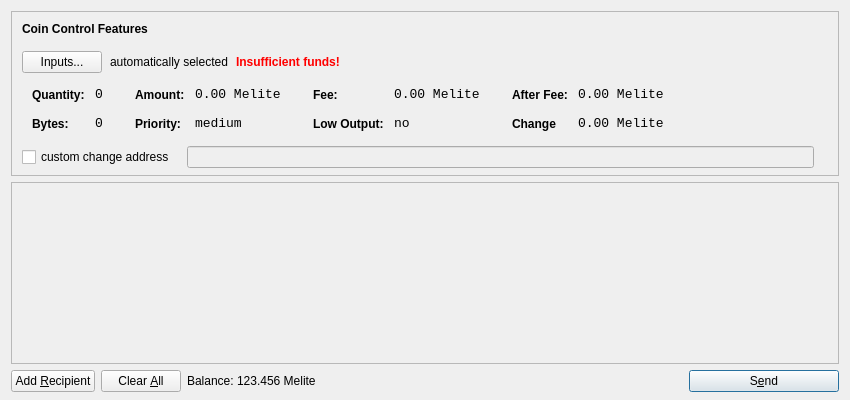
<?xml version="1.0" encoding="UTF-8"?>
<ui version="4.0">
 <class>SendCoinsDialog</class>
 <widget class="QDialog" name="SendCoinsDialog">
  <property name="geometry">
   <rect>
    <x>0</x>
    <y>0</y>
    <width>850</width>
    <height>400</height>
   </rect>
  </property>
  <property name="windowTitle">
   <string>Send Coins</string>
  </property>
  <layout class="QVBoxLayout" name="verticalLayout" stretch="0,1,0">
   <property name="bottomMargin">
    <number>8</number>
   </property>
   <item>
    <widget class="QFrame" name="frameCoinControl">
     <property name="sizePolicy">
      <sizepolicy hsizetype="Expanding" vsizetype="Expanding">
       <horstretch>0</horstretch>
       <verstretch>0</verstretch>
      </sizepolicy>
     </property>
     <property name="maximumSize">
      <size>
       <width>16777215</width>
       <height>16777215</height>
      </size>
     </property>
     <property name="frameShape">
      <enum>QFrame::StyledPanel</enum>
     </property>
     <property name="frameShadow">
      <enum>QFrame::Sunken</enum>
     </property>
     <layout class="QVBoxLayout" name="verticalLayoutCoinControl2">
      <property name="spacing">
       <number>6</number>
      </property>
      <property name="leftMargin">
       <number>0</number>
      </property>
      <property name="topMargin">
       <number>0</number>
      </property>
      <property name="rightMargin">
       <number>0</number>
      </property>
      <property name="bottomMargin">
       <number>6</number>
      </property>
      <item>
       <layout class="QVBoxLayout" name="verticalLayoutCoinControl" stretch="0,0,0,0,1">
        <property name="spacing">
         <number>0</number>
        </property>
        <property name="leftMargin">
         <number>10</number>
        </property>
        <property name="topMargin">
         <number>10</number>
        </property>
        <item>
         <layout class="QHBoxLayout" name="horizontalLayoutCoinControl1">
          <property name="bottomMargin">
           <number>15</number>
          </property>
          <item>
           <widget class="QLabel" name="labelCoinControlFeatures">
            <property name="sizePolicy">
             <sizepolicy hsizetype="Preferred" vsizetype="Maximum">
              <horstretch>0</horstretch>
              <verstretch>0</verstretch>
             </sizepolicy>
            </property>
            <property name="font">
             <font>
              <weight>75</weight>
              <bold>true</bold>
             </font>
            </property>
            <property name="styleSheet">
             <string notr="true">font-weight:bold;</string>
            </property>
            <property name="text">
             <string>Coin Control Features</string>
            </property>
           </widget>
          </item>
         </layout>
        </item>
        <item>
         <layout class="QHBoxLayout" name="horizontalLayoutCoinControl2" stretch="0,0,0,0">
          <property name="spacing">
           <number>8</number>
          </property>
          <property name="bottomMargin">
           <number>10</number>
          </property>
          <item>
           <widget class="QPushButton" name="pushButtonCoinControl">
            <property name="styleSheet">
             <string notr="true"/>
            </property>
            <property name="text">
             <string>Inputs...</string>
            </property>
           </widget>
          </item>
          <item>
           <widget class="QLabel" name="labelCoinControlAutomaticallySelected">
            <property name="text">
             <string>automatically selected</string>
            </property>
            <property name="margin">
             <number>5</number>
            </property>
           </widget>
          </item>
          <item>
           <widget class="QLabel" name="labelCoinControlInsuffFunds">
            <property name="font">
             <font>
              <weight>75</weight>
              <bold>true</bold>
             </font>
            </property>
            <property name="styleSheet">
             <string notr="true">color:red;font-weight:bold;</string>
            </property>
            <property name="text">
             <string>Insufficient funds!</string>
            </property>
            <property name="margin">
             <number>5</number>
            </property>
           </widget>
          </item>
          <item>
           <spacer name="horizontalSpacerCoinControl">
            <property name="orientation">
             <enum>Qt::Horizontal</enum>
            </property>
            <property name="sizeHint" stdset="0">
             <size>
              <width>40</width>
              <height>1</height>
             </size>
            </property>
           </spacer>
          </item>
         </layout>
        </item>
        <item>
         <widget class="QWidget" name="widgetCoinControl" native="true">
          <property name="sizePolicy">
           <sizepolicy hsizetype="Preferred" vsizetype="Preferred">
            <horstretch>0</horstretch>
            <verstretch>0</verstretch>
           </sizepolicy>
          </property>
          <property name="minimumSize">
           <size>
            <width>0</width>
            <height>0</height>
           </size>
          </property>
          <property name="styleSheet">
           <string notr="true"/>
          </property>
          <layout class="QHBoxLayout" name="horizontalLayoutCoinControl5">
           <property name="margin">
            <number>0</number>
           </property>
           <item>
            <layout class="QHBoxLayout" name="horizontalLayoutCoinControl3" stretch="0,0,0,1">
             <property name="spacing">
              <number>20</number>
             </property>
             <property name="topMargin">
              <number>0</number>
             </property>
             <property name="bottomMargin">
              <number>10</number>
             </property>
             <item>
              <layout class="QFormLayout" name="formLayoutCoinControl1">
               <property name="horizontalSpacing">
                <number>10</number>
               </property>
               <property name="verticalSpacing">
                <number>14</number>
               </property>
               <property name="leftMargin">
                <number>10</number>
               </property>
               <property name="topMargin">
                <number>4</number>
               </property>
               <property name="rightMargin">
                <number>6</number>
               </property>
               <item row="0" column="0">
                <widget class="QLabel" name="labelCoinControlQuantityText">
                 <property name="styleSheet">
                  <string notr="true">font-weight:bold;</string>
                 </property>
                 <property name="text">
                  <string>Quantity:</string>
                 </property>
                 <property name="margin">
                  <number>0</number>
                 </property>
                </widget>
               </item>
               <item row="0" column="1">
                <widget class="QLabel" name="labelCoinControlQuantity">
                 <property name="font">
                  <font>
                   <family>Monospace</family>
                   <pointsize>10</pointsize>
                  </font>
                 </property>
                 <property name="cursor">
                  <cursorShape>IBeamCursor</cursorShape>
                 </property>
                 <property name="contextMenuPolicy">
                  <enum>Qt::ActionsContextMenu</enum>
                 </property>
                 <property name="text">
                  <string>0</string>
                 </property>
                 <property name="margin">
                  <number>0</number>
                 </property>
                 <property name="textInteractionFlags">
                  <set>Qt::LinksAccessibleByMouse|Qt::TextSelectableByKeyboard|Qt::TextSelectableByMouse</set>
                 </property>
                </widget>
               </item>
               <item row="1" column="0">
                <widget class="QLabel" name="labelCoinControlBytesText">
                 <property name="styleSheet">
                  <string notr="true">font-weight:bold;</string>
                 </property>
                 <property name="text">
                  <string>Bytes:</string>
                 </property>
                </widget>
               </item>
               <item row="1" column="1">
                <widget class="QLabel" name="labelCoinControlBytes">
                 <property name="font">
                  <font>
                   <family>Monospace</family>
                   <pointsize>10</pointsize>
                  </font>
                 </property>
                 <property name="cursor">
                  <cursorShape>IBeamCursor</cursorShape>
                 </property>
                 <property name="contextMenuPolicy">
                  <enum>Qt::ActionsContextMenu</enum>
                 </property>
                 <property name="text">
                  <string>0</string>
                 </property>
                 <property name="textInteractionFlags">
                  <set>Qt::LinksAccessibleByMouse|Qt::TextSelectableByKeyboard|Qt::TextSelectableByMouse</set>
                 </property>
                </widget>
               </item>
              </layout>
             </item>
             <item>
              <layout class="QFormLayout" name="formLayoutCoinControl2">
               <property name="horizontalSpacing">
                <number>10</number>
               </property>
               <property name="verticalSpacing">
                <number>14</number>
               </property>
               <property name="leftMargin">
                <number>6</number>
               </property>
               <property name="topMargin">
                <number>4</number>
               </property>
               <property name="rightMargin">
                <number>6</number>
               </property>
               <item row="0" column="0">
                <widget class="QLabel" name="labelCoinControlAmountText">
                 <property name="styleSheet">
                  <string notr="true">font-weight:bold;</string>
                 </property>
                 <property name="text">
                  <string>Amount:</string>
                 </property>
                 <property name="margin">
                  <number>0</number>
                 </property>
                </widget>
               </item>
               <item row="0" column="1">
                <widget class="QLabel" name="labelCoinControlAmount">
                 <property name="font">
                  <font>
                   <family>Monospace</family>
                   <pointsize>10</pointsize>
                  </font>
                 </property>
                 <property name="cursor">
                  <cursorShape>IBeamCursor</cursorShape>
                 </property>
                 <property name="contextMenuPolicy">
                  <enum>Qt::ActionsContextMenu</enum>
                 </property>
                 <property name="text">
                  <string>0.00 Melite</string>
                 </property>
                 <property name="textInteractionFlags">
                  <set>Qt::LinksAccessibleByMouse|Qt::TextSelectableByKeyboard|Qt::TextSelectableByMouse</set>
                 </property>
                </widget>
               </item>
               <item row="1" column="0">
                <widget class="QLabel" name="labelCoinControlPriorityText">
                 <property name="styleSheet">
                  <string notr="true">font-weight:bold;</string>
                 </property>
                 <property name="text">
                  <string>Priority:</string>
                 </property>
                </widget>
               </item>
               <item row="1" column="1">
                <widget class="QLabel" name="labelCoinControlPriority">
                 <property name="font">
                  <font>
                   <family>Monospace</family>
                   <pointsize>10</pointsize>
                  </font>
                 </property>
                 <property name="cursor">
                  <cursorShape>IBeamCursor</cursorShape>
                 </property>
                 <property name="contextMenuPolicy">
                  <enum>Qt::ActionsContextMenu</enum>
                 </property>
                 <property name="text">
                  <string>medium</string>
                 </property>
                 <property name="textInteractionFlags">
                  <set>Qt::LinksAccessibleByMouse|Qt::TextSelectableByKeyboard|Qt::TextSelectableByMouse</set>
                 </property>
                </widget>
               </item>
              </layout>
             </item>
             <item>
              <layout class="QFormLayout" name="formLayoutCoinControl3">
               <property name="horizontalSpacing">
                <number>10</number>
               </property>
               <property name="verticalSpacing">
                <number>14</number>
               </property>
               <property name="leftMargin">
                <number>6</number>
               </property>
               <property name="topMargin">
                <number>4</number>
               </property>
               <property name="rightMargin">
                <number>6</number>
               </property>
               <item row="0" column="0">
                <widget class="QLabel" name="labelCoinControlFeeText">
                 <property name="styleSheet">
                  <string notr="true">font-weight:bold;</string>
                 </property>
                 <property name="text">
                  <string>Fee:</string>
                 </property>
                 <property name="margin">
                  <number>0</number>
                 </property>
                </widget>
               </item>
               <item row="0" column="1">
                <widget class="QLabel" name="labelCoinControlFee">
                 <property name="font">
                  <font>
                   <family>Monospace</family>
                   <pointsize>10</pointsize>
                  </font>
                 </property>
                 <property name="cursor">
                  <cursorShape>IBeamCursor</cursorShape>
                 </property>
                 <property name="contextMenuPolicy">
                  <enum>Qt::ActionsContextMenu</enum>
                 </property>
                 <property name="text">
                  <string>0.00 Melite</string>
                 </property>
                 <property name="textInteractionFlags">
                  <set>Qt::LinksAccessibleByMouse|Qt::TextSelectableByKeyboard|Qt::TextSelectableByMouse</set>
                 </property>
                </widget>
               </item>
               <item row="1" column="0">
                <widget class="QLabel" name="labelCoinControlLowOutputText">
                 <property name="styleSheet">
                  <string notr="true">font-weight:bold;</string>
                 </property>
                 <property name="text">
                  <string>Low Output:</string>
                 </property>
                </widget>
               </item>
               <item row="1" column="1">
                <widget class="QLabel" name="labelCoinControlLowOutput">
                 <property name="font">
                  <font>
                   <family>Monospace</family>
                   <pointsize>10</pointsize>
                  </font>
                 </property>
                 <property name="cursor">
                  <cursorShape>IBeamCursor</cursorShape>
                 </property>
                 <property name="contextMenuPolicy">
                  <enum>Qt::ActionsContextMenu</enum>
                 </property>
                 <property name="text">
                  <string>no</string>
                 </property>
                 <property name="textInteractionFlags">
                  <set>Qt::LinksAccessibleByMouse|Qt::TextSelectableByKeyboard|Qt::TextSelectableByMouse</set>
                 </property>
                </widget>
               </item>
              </layout>
             </item>
             <item>
              <layout class="QFormLayout" name="formLayoutCoinControl4">
               <property name="horizontalSpacing">
                <number>10</number>
               </property>
               <property name="verticalSpacing">
                <number>14</number>
               </property>
               <property name="leftMargin">
                <number>6</number>
               </property>
               <property name="topMargin">
                <number>4</number>
               </property>
               <property name="rightMargin">
                <number>6</number>
               </property>
               <item row="0" column="0">
                <widget class="QLabel" name="labelCoinControlAfterFeeText">
                 <property name="styleSheet">
                  <string notr="true">font-weight:bold;</string>
                 </property>
                 <property name="text">
                  <string>After Fee:</string>
                 </property>
                 <property name="margin">
                  <number>0</number>
                 </property>
                </widget>
               </item>
               <item row="0" column="1">
                <widget class="QLabel" name="labelCoinControlAfterFee">
                 <property name="font">
                  <font>
                   <family>Monospace</family>
                   <pointsize>10</pointsize>
                  </font>
                 </property>
                 <property name="cursor">
                  <cursorShape>IBeamCursor</cursorShape>
                 </property>
                 <property name="contextMenuPolicy">
                  <enum>Qt::ActionsContextMenu</enum>
                 </property>
                 <property name="text">
                  <string>0.00 Melite</string>
                 </property>
                 <property name="textInteractionFlags">
                  <set>Qt::LinksAccessibleByMouse|Qt::TextSelectableByKeyboard|Qt::TextSelectableByMouse</set>
                 </property>
                </widget>
               </item>
               <item row="1" column="0">
                <widget class="QLabel" name="labelCoinControlChangeText">
                 <property name="styleSheet">
                  <string notr="true">font-weight:bold;</string>
                 </property>
                 <property name="text">
                  <string>Change</string>
                 </property>
                </widget>
               </item>
               <item row="1" column="1">
                <widget class="QLabel" name="labelCoinControlChange">
                 <property name="font">
                  <font>
                   <family>Monospace</family>
                   <pointsize>10</pointsize>
                  </font>
                 </property>
                 <property name="cursor">
                  <cursorShape>IBeamCursor</cursorShape>
                 </property>
                 <property name="contextMenuPolicy">
                  <enum>Qt::ActionsContextMenu</enum>
                 </property>
                 <property name="text">
                  <string>0.00 Melite</string>
                 </property>
                 <property name="textInteractionFlags">
                  <set>Qt::LinksAccessibleByMouse|Qt::TextSelectableByKeyboard|Qt::TextSelectableByMouse</set>
                 </property>
                </widget>
               </item>
              </layout>
             </item>
            </layout>
           </item>
          </layout>
         </widget>
        </item>
        <item>
         <layout class="QHBoxLayout" name="horizontalLayoutCoinControl4" stretch="0,0,0">
          <property name="spacing">
           <number>12</number>
          </property>
          <property name="sizeConstraint">
           <enum>QLayout::SetDefaultConstraint</enum>
          </property>
          <property name="topMargin">
           <number>5</number>
          </property>
          <property name="rightMargin">
           <number>5</number>
          </property>
          <item>
           <widget class="QCheckBox" name="checkBoxCoinControlChange">
            <property name="text">
             <string>custom change address</string>
            </property>
           </widget>
          </item>
          <item>
           <widget class="QLineEdit" name="lineEditCoinControlChange">
            <property name="enabled">
             <bool>false</bool>
            </property>
            <property name="sizePolicy">
             <sizepolicy hsizetype="Expanding" vsizetype="Fixed">
              <horstretch>0</horstretch>
              <verstretch>0</verstretch>
             </sizepolicy>
            </property>
           </widget>
          </item>
          <item>
           <widget class="QLabel" name="labelCoinControlChangeLabel">
            <property name="sizePolicy">
             <sizepolicy hsizetype="Preferred" vsizetype="Expanding">
              <horstretch>0</horstretch>
              <verstretch>0</verstretch>
             </sizepolicy>
            </property>
            <property name="minimumSize">
             <size>
              <width>0</width>
              <height>0</height>
             </size>
            </property>
            <property name="text">
             <string/>
            </property>
            <property name="margin">
             <number>3</number>
            </property>
           </widget>
          </item>
         </layout>
        </item>
        <item>
         <spacer name="verticalSpacerCoinControl">
          <property name="orientation">
           <enum>Qt::Vertical</enum>
          </property>
          <property name="sizeHint" stdset="0">
           <size>
            <width>800</width>
            <height>1</height>
           </size>
          </property>
         </spacer>
        </item>
       </layout>
      </item>
     </layout>
    </widget>
   </item>
   <item>
    <widget class="QScrollArea" name="scrollArea">
     <property name="widgetResizable">
      <bool>true</bool>
     </property>
     <widget class="QWidget" name="scrollAreaWidgetContents">
      <property name="geometry">
       <rect>
        <x>0</x>
        <y>0</y>
        <width>830</width>
        <height>162</height>
       </rect>
      </property>
      <layout class="QVBoxLayout" name="verticalLayout_2">
       <property name="margin">
        <number>0</number>
       </property>
       <item>
        <layout class="QVBoxLayout" name="entries">
         <property name="spacing">
          <number>6</number>
         </property>
        </layout>
       </item>
       <item>
        <spacer name="verticalSpacer">
         <property name="orientation">
          <enum>Qt::Vertical</enum>
         </property>
         <property name="sizeHint" stdset="0">
          <size>
           <width>20</width>
           <height>40</height>
          </size>
         </property>
        </spacer>
       </item>
      </layout>
     </widget>
    </widget>
   </item>
   <item>
    <layout class="QHBoxLayout" name="horizontalLayout">
     <item>
      <widget class="QPushButton" name="addButton">
       <property name="toolTip">
        <string>Send to multiple recipients at once</string>
       </property>
       <property name="text">
        <string>Add &amp;Recipient</string>
       </property>
       <property name="icon">
        <iconset resource="../bitcoin.qrc">
         <normaloff>:/icons/add</normaloff>:/icons/add</iconset>
       </property>
       <property name="autoDefault">
        <bool>false</bool>
       </property>
      </widget>
     </item>
     <item>
      <widget class="QPushButton" name="clearButton">
       <property name="sizePolicy">
        <sizepolicy hsizetype="Minimum" vsizetype="Fixed">
         <horstretch>0</horstretch>
         <verstretch>0</verstretch>
        </sizepolicy>
       </property>
       <property name="toolTip">
        <string>Remove all transaction fields</string>
       </property>
       <property name="text">
        <string>Clear &amp;All</string>
       </property>
       <property name="icon">
        <iconset resource="../bitcoin.qrc">
         <normaloff>:/icons/remove</normaloff>:/icons/remove</iconset>
       </property>
       <property name="autoRepeatDelay">
        <number>300</number>
       </property>
       <property name="autoDefault">
        <bool>false</bool>
       </property>
      </widget>
     </item>
     <item>
      <layout class="QHBoxLayout" name="horizontalLayout_2">
       <property name="spacing">
        <number>3</number>
       </property>
       <item>
        <widget class="QLabel" name="label">
         <property name="sizePolicy">
          <sizepolicy hsizetype="Preferred" vsizetype="Fixed">
           <horstretch>0</horstretch>
           <verstretch>0</verstretch>
          </sizepolicy>
         </property>
         <property name="text">
          <string>Balance:</string>
         </property>
        </widget>
       </item>
       <item>
        <widget class="QLabel" name="labelBalance">
         <property name="sizePolicy">
          <sizepolicy hsizetype="Preferred" vsizetype="Fixed">
           <horstretch>0</horstretch>
           <verstretch>0</verstretch>
          </sizepolicy>
         </property>
         <property name="cursor">
          <cursorShape>IBeamCursor</cursorShape>
         </property>
         <property name="text">
          <string>123.456 Melite</string>
         </property>
         <property name="textInteractionFlags">
          <set>Qt::LinksAccessibleByMouse|Qt::TextSelectableByKeyboard|Qt::TextSelectableByMouse</set>
         </property>
        </widget>
       </item>
      </layout>
     </item>
     <item>
      <spacer name="horizontalSpacer">
       <property name="orientation">
        <enum>Qt::Horizontal</enum>
       </property>
       <property name="sizeHint" stdset="0">
        <size>
         <width>40</width>
         <height>20</height>
        </size>
       </property>
      </spacer>
     </item>
     <item>
      <widget class="QPushButton" name="sendButton">
       <property name="minimumSize">
        <size>
         <width>150</width>
         <height>0</height>
        </size>
       </property>
       <property name="toolTip">
        <string>Confirm the send action</string>
       </property>
       <property name="text">
        <string>S&amp;end</string>
       </property>
       <property name="icon">
        <iconset resource="../bitcoin.qrc">
         <normaloff>:/icons/send</normaloff>:/icons/send</iconset>
       </property>
       <property name="default">
        <bool>true</bool>
       </property>
      </widget>
     </item>
    </layout>
   </item>
  </layout>
 </widget>
 <resources>
  <include location="../bitcoin.qrc"/>
 </resources>
 <connections/>
</ui>
